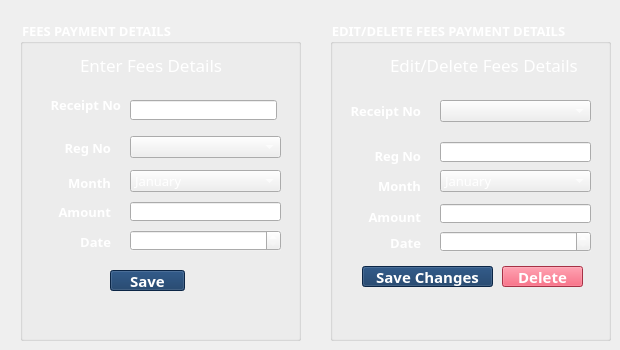
    <widget class="QWidget" name="tab_7">
     <attribute name="title">
      <string>Fees</string>
     </attribute>
     <widget class="QGroupBox" name="groupBox_5">
      <property name="geometry">
       <rect>
        <x>20</x>
        <y>20</y>
        <width>281</width>
        <height>321</height>
       </rect>
      </property>
      <property name="font">
       <font>
        <family>Poppins Black</family>
        <pointsize>10</pointsize>
        <weight>75</weight>
        <bold>true</bold>
       </font>
      </property>
      <property name="styleSheet">
       <string notr="true">color: rgb(255, 255, 255);</string>
      </property>
      <property name="title">
       <string>FEES PAYMENT DETAILS</string>
      </property>
      <widget class="QLabel" name="label_53">
       <property name="geometry">
        <rect>
         <x>10</x>
         <y>20</y>
         <width>41</width>
         <height>41</height>
        </rect>
       </property>
       <property name="text">
        <string/>
       </property>
       <property name="pixmap">
        <pixmap>../src/fees.png</pixmap>
       </property>
       <property name="scaledContents">
        <bool>true</bool>
       </property>
      </widget>
      <widget class="QLabel" name="label_54">
       <property name="geometry">
        <rect>
         <x>60</x>
         <y>30</y>
         <width>201</width>
         <height>29</height>
        </rect>
       </property>
       <property name="font">
        <font>
         <family>Poppins</family>
         <pointsize>13</pointsize>
         <weight>50</weight>
         <italic>false</italic>
         <bold>false</bold>
         <kerning>true</kerning>
        </font>
       </property>
       <property name="layoutDirection">
        <enum>Qt::LeftToRight</enum>
       </property>
       <property name="styleSheet">
        <string notr="true">color: rgb(255, 255, 255);</string>
       </property>
       <property name="text">
        <string>Enter Fees Details</string>
       </property>
       <property name="scaledContents">
        <bool>true</bool>
       </property>
       <property name="alignment">
        <set>Qt::AlignLeading|Qt::AlignLeft|Qt::AlignVCenter</set>
       </property>
      </widget>
      <widget class="QComboBox" name="cb51">
       <property name="geometry">
        <rect>
         <x>110</x>
         <y>116</y>
         <width>151</width>
         <height>22</height>
        </rect>
       </property>
       <property name="font">
        <font>
         <family>Poppins SemiBold</family>
         <pointsize>10</pointsize>
        </font>
       </property>
       <property name="styleSheet">
        <string notr="true">color: rgb(255, 255, 255);
gridline-color: rgb(255, 255, 255);
selection-color: rgb(15, 52, 96);
border-color: rgb(255, 255, 255);</string>
       </property>
      </widget>
      <widget class="QLabel" name="label_61">
       <property name="geometry">
        <rect>
         <x>20</x>
         <y>112</y>
         <width>71</width>
         <height>32</height>
        </rect>
       </property>
       <property name="font">
        <font>
         <family>Poppins</family>
         <pointsize>10</pointsize>
         <weight>75</weight>
         <italic>false</italic>
         <bold>true</bold>
         <kerning>true</kerning>
        </font>
       </property>
       <property name="layoutDirection">
        <enum>Qt::LeftToRight</enum>
       </property>
       <property name="styleSheet">
        <string notr="true">color: rgb(255, 255, 255);</string>
       </property>
       <property name="text">
        <string>Reg No</string>
       </property>
       <property name="scaledContents">
        <bool>true</bool>
       </property>
       <property name="alignment">
        <set>Qt::AlignRight|Qt::AlignTrailing|Qt::AlignVCenter</set>
       </property>
       <property name="wordWrap">
        <bool>true</bool>
       </property>
      </widget>
      <widget class="QLabel" name="label_62">
       <property name="geometry">
        <rect>
         <x>10</x>
         <y>64</y>
         <width>91</width>
         <height>41</height>
        </rect>
       </property>
       <property name="font">
        <font>
         <family>Poppins</family>
         <pointsize>10</pointsize>
         <weight>75</weight>
         <italic>false</italic>
         <bold>true</bold>
         <kerning>true</kerning>
        </font>
       </property>
       <property name="layoutDirection">
        <enum>Qt::LeftToRight</enum>
       </property>
       <property name="styleSheet">
        <string notr="true">color: rgb(255, 255, 255);</string>
       </property>
       <property name="text">
        <string>Receipt No</string>
       </property>
       <property name="scaledContents">
        <bool>true</bool>
       </property>
       <property name="alignment">
        <set>Qt::AlignRight|Qt::AlignTrailing|Qt::AlignVCenter</set>
       </property>
       <property name="wordWrap">
        <bool>true</bool>
       </property>
      </widget>
      <widget class="QLineEdit" name="tb51">
       <property name="geometry">
        <rect>
         <x>110</x>
         <y>80</y>
         <width>147</width>
         <height>20</height>
        </rect>
       </property>
       <property name="font">
        <font>
         <family>Poppins Medium</family>
         <pointsize>10</pointsize>
        </font>
       </property>
       <property name="styleSheet">
        <string notr="true">color: rgb(255, 255, 255);</string>
       </property>
       <property name="text">
        <string/>
       </property>
      </widget>
      <widget class="QLabel" name="label_63">
       <property name="geometry">
        <rect>
         <x>10</x>
         <y>153</y>
         <width>81</width>
         <height>20</height>
        </rect>
       </property>
       <property name="font">
        <font>
         <family>Poppins</family>
         <pointsize>10</pointsize>
         <weight>75</weight>
         <italic>false</italic>
         <bold>true</bold>
         <kerning>true</kerning>
        </font>
       </property>
       <property name="layoutDirection">
        <enum>Qt::LeftToRight</enum>
       </property>
       <property name="styleSheet">
        <string notr="true">color: rgb(255, 255, 255);</string>
       </property>
       <property name="text">
        <string>Month</string>
       </property>
       <property name="scaledContents">
        <bool>true</bool>
       </property>
       <property name="alignment">
        <set>Qt::AlignRight|Qt::AlignTrailing|Qt::AlignVCenter</set>
       </property>
      </widget>
      <widget class="QLineEdit" name="tb52">
       <property name="geometry">
        <rect>
         <x>110</x>
         <y>182</y>
         <width>151</width>
         <height>19</height>
        </rect>
       </property>
       <property name="font">
        <font>
         <family>Poppins Medium</family>
         <pointsize>10</pointsize>
        </font>
       </property>
       <property name="styleSheet">
        <string notr="true">color: rgb(255, 255, 255);</string>
       </property>
       <property name="text">
        <string/>
       </property>
      </widget>
      <widget class="QLabel" name="label_64">
       <property name="geometry">
        <rect>
         <x>10</x>
         <y>182</y>
         <width>81</width>
         <height>20</height>
        </rect>
       </property>
       <property name="font">
        <font>
         <family>Poppins</family>
         <pointsize>10</pointsize>
         <weight>75</weight>
         <italic>false</italic>
         <bold>true</bold>
         <kerning>true</kerning>
        </font>
       </property>
       <property name="layoutDirection">
        <enum>Qt::LeftToRight</enum>
       </property>
       <property name="styleSheet">
        <string notr="true">color: rgb(255, 255, 255);</string>
       </property>
       <property name="text">
        <string>Amount</string>
       </property>
       <property name="scaledContents">
        <bool>true</bool>
       </property>
       <property name="alignment">
        <set>Qt::AlignRight|Qt::AlignTrailing|Qt::AlignVCenter</set>
       </property>
      </widget>
      <widget class="QLabel" name="label_65">
       <property name="geometry">
        <rect>
         <x>30</x>
         <y>214</y>
         <width>61</width>
         <height>16</height>
        </rect>
       </property>
       <property name="font">
        <font>
         <family>Poppins</family>
         <pointsize>10</pointsize>
         <weight>75</weight>
         <italic>false</italic>
         <bold>true</bold>
         <kerning>true</kerning>
        </font>
       </property>
       <property name="layoutDirection">
        <enum>Qt::LeftToRight</enum>
       </property>
       <property name="styleSheet">
        <string notr="true">color: rgb(255, 255, 255);</string>
       </property>
       <property name="text">
        <string>Date</string>
       </property>
       <property name="scaledContents">
        <bool>true</bool>
       </property>
       <property name="alignment">
        <set>Qt::AlignRight|Qt::AlignTrailing|Qt::AlignVCenter</set>
       </property>
      </widget>
      <widget class="QPushButton" name="b51">
       <property name="geometry">
        <rect>
         <x>90</x>
         <y>250</y>
         <width>75</width>
         <height>21</height>
        </rect>
       </property>
       <property name="font">
        <font>
         <family>Poppins</family>
         <pointsize>11</pointsize>
         <weight>75</weight>
         <bold>true</bold>
        </font>
       </property>
       <property name="styleSheet">
        <string notr="true">background-color: rgb(15, 52, 96);
color: rgb(255, 255, 255);</string>
       </property>
       <property name="text">
        <string>Save</string>
       </property>
      </widget>
      <widget class="QComboBox" name="cb53">
       <property name="geometry">
        <rect>
         <x>110</x>
         <y>150</y>
         <width>151</width>
         <height>22</height>
        </rect>
       </property>
       <property name="font">
        <font>
         <family>Poppins SemiBold</family>
         <pointsize>10</pointsize>
        </font>
       </property>
       <property name="styleSheet">
        <string notr="true">color: rgb(255, 255, 255);
gridline-color: rgb(255, 255, 255);
selection-color: rgb(15, 52, 96);
border-color: rgb(255, 255, 255);</string>
       </property>
       <item>
        <property name="text">
         <string>January</string>
        </property>
       </item>
       <item>
        <property name="text">
         <string>February</string>
        </property>
       </item>
       <item>
        <property name="text">
         <string>March</string>
        </property>
       </item>
       <item>
        <property name="text">
         <string>April</string>
        </property>
       </item>
       <item>
        <property name="text">
         <string>May</string>
        </property>
       </item>
       <item>
        <property name="text">
         <string>June</string>
        </property>
       </item>
       <item>
        <property name="text">
         <string>July</string>
        </property>
       </item>
       <item>
        <property name="text">
         <string>August</string>
        </property>
       </item>
       <item>
        <property name="text">
         <string>September</string>
        </property>
       </item>
       <item>
        <property name="text">
         <string>October</string>
        </property>
       </item>
       <item>
        <property name="text">
         <string>November</string>
        </property>
       </item>
       <item>
        <property name="text">
         <string>December</string>
        </property>
       </item>
      </widget>
      <widget class="QLabel" name="l51">
       <property name="geometry">
        <rect>
         <x>13</x>
         <y>280</y>
         <width>251</width>
         <height>30</height>
        </rect>
       </property>
       <property name="font">
        <font>
         <family>Poppins</family>
         <pointsize>11</pointsize>
         <weight>75</weight>
         <italic>false</italic>
         <bold>true</bold>
         <kerning>true</kerning>
        </font>
       </property>
       <property name="layoutDirection">
        <enum>Qt::LeftToRight</enum>
       </property>
       <property name="styleSheet">
        <string notr="true">color: rgb(255, 255, 255);</string>
       </property>
       <property name="text">
        <string/>
       </property>
       <property name="scaledContents">
        <bool>true</bool>
       </property>
       <property name="alignment">
        <set>Qt::AlignCenter</set>
       </property>
      </widget>
      <widget class="QDateEdit" name="db51">
       <property name="geometry">
        <rect>
         <x>110</x>
         <y>210</y>
         <width>151</width>
         <height>21</height>
        </rect>
       </property>
       <property name="font">
        <font>
         <pointsize>10</pointsize>
        </font>
       </property>
       <property name="autoFillBackground">
        <bool>true</bool>
       </property>
       <property name="styleSheet">
        <string notr="true"> color: white;</string>
       </property>
      </widget>
     </widget>
     <widget class="QGroupBox" name="groupBox_6">
      <property name="geometry">
       <rect>
        <x>330</x>
        <y>20</y>
        <width>281</width>
        <height>321</height>
       </rect>
      </property>
      <property name="font">
       <font>
        <family>Poppins Black</family>
        <pointsize>10</pointsize>
        <weight>75</weight>
        <bold>true</bold>
       </font>
      </property>
      <property name="styleSheet">
       <string notr="true">color: rgb(255, 255, 255);</string>
      </property>
      <property name="title">
       <string>EDIT/DELETE FEES PAYMENT DETAILS</string>
      </property>
      <widget class="QLabel" name="label_73">
       <property name="geometry">
        <rect>
         <x>10</x>
         <y>20</y>
         <width>41</width>
         <height>41</height>
        </rect>
       </property>
       <property name="text">
        <string/>
       </property>
       <property name="pixmap">
        <pixmap>../src/fees.png</pixmap>
       </property>
       <property name="scaledContents">
        <bool>true</bool>
       </property>
      </widget>
      <widget class="QLabel" name="label_74">
       <property name="geometry">
        <rect>
         <x>60</x>
         <y>30</y>
         <width>201</width>
         <height>29</height>
        </rect>
       </property>
       <property name="font">
        <font>
         <family>Poppins</family>
         <pointsize>13</pointsize>
         <weight>50</weight>
         <italic>false</italic>
         <bold>false</bold>
         <kerning>true</kerning>
        </font>
       </property>
       <property name="layoutDirection">
        <enum>Qt::LeftToRight</enum>
       </property>
       <property name="styleSheet">
        <string notr="true">color: rgb(255, 255, 255);</string>
       </property>
       <property name="text">
        <string>Edit/Delete Fees Details</string>
       </property>
       <property name="scaledContents">
        <bool>true</bool>
       </property>
       <property name="alignment">
        <set>Qt::AlignLeading|Qt::AlignLeft|Qt::AlignVCenter</set>
       </property>
      </widget>
      <widget class="QComboBox" name="cb52">
       <property name="geometry">
        <rect>
         <x>110</x>
         <y>80</y>
         <width>151</width>
         <height>22</height>
        </rect>
       </property>
       <property name="font">
        <font>
         <family>Poppins SemiBold</family>
         <pointsize>10</pointsize>
        </font>
       </property>
       <property name="styleSheet">
        <string notr="true">color: rgb(255, 255, 255);
gridline-color: rgb(255, 255, 255);
selection-color: rgb(15, 52, 96);
border-color: rgb(255, 255, 255);</string>
       </property>
      </widget>
      <widget class="QLineEdit" name="tb53">
       <property name="geometry">
        <rect>
         <x>110</x>
         <y>122</y>
         <width>151</width>
         <height>20</height>
        </rect>
       </property>
       <property name="font">
        <font>
         <family>Poppins Medium</family>
         <pointsize>10</pointsize>
        </font>
       </property>
       <property name="styleSheet">
        <string notr="true">color: rgb(255, 255, 255);</string>
       </property>
       <property name="text">
        <string/>
       </property>
      </widget>
      <widget class="QLabel" name="label_77">
       <property name="geometry">
        <rect>
         <x>10</x>
         <y>156</y>
         <width>81</width>
         <height>19</height>
        </rect>
       </property>
       <property name="font">
        <font>
         <family>Poppins</family>
         <pointsize>10</pointsize>
         <weight>75</weight>
         <italic>false</italic>
         <bold>true</bold>
         <kerning>true</kerning>
        </font>
       </property>
       <property name="layoutDirection">
        <enum>Qt::LeftToRight</enum>
       </property>
       <property name="styleSheet">
        <string notr="true">color: rgb(255, 255, 255);</string>
       </property>
       <property name="text">
        <string>Month</string>
       </property>
       <property name="scaledContents">
        <bool>true</bool>
       </property>
       <property name="alignment">
        <set>Qt::AlignRight|Qt::AlignTrailing|Qt::AlignVCenter</set>
       </property>
      </widget>
      <widget class="QLineEdit" name="tb54">
       <property name="geometry">
        <rect>
         <x>110</x>
         <y>184</y>
         <width>151</width>
         <height>19</height>
        </rect>
       </property>
       <property name="font">
        <font>
         <family>Poppins Medium</family>
         <pointsize>10</pointsize>
        </font>
       </property>
       <property name="styleSheet">
        <string notr="true">color: rgb(255, 255, 255);</string>
       </property>
       <property name="text">
        <string/>
       </property>
      </widget>
      <widget class="QLabel" name="label_78">
       <property name="geometry">
        <rect>
         <x>10</x>
         <y>188</y>
         <width>81</width>
         <height>18</height>
        </rect>
       </property>
       <property name="font">
        <font>
         <family>Poppins</family>
         <pointsize>10</pointsize>
         <weight>75</weight>
         <italic>false</italic>
         <bold>true</bold>
         <kerning>true</kerning>
        </font>
       </property>
       <property name="layoutDirection">
        <enum>Qt::LeftToRight</enum>
       </property>
       <property name="styleSheet">
        <string notr="true">color: rgb(255, 255, 255);</string>
       </property>
       <property name="text">
        <string>Amount</string>
       </property>
       <property name="scaledContents">
        <bool>true</bool>
       </property>
       <property name="alignment">
        <set>Qt::AlignRight|Qt::AlignTrailing|Qt::AlignVCenter</set>
       </property>
      </widget>
      <widget class="QLabel" name="label_79">
       <property name="geometry">
        <rect>
         <x>30</x>
         <y>214</y>
         <width>61</width>
         <height>18</height>
        </rect>
       </property>
       <property name="font">
        <font>
         <family>Poppins</family>
         <pointsize>10</pointsize>
         <weight>75</weight>
         <italic>false</italic>
         <bold>true</bold>
         <kerning>true</kerning>
        </font>
       </property>
       <property name="layoutDirection">
        <enum>Qt::LeftToRight</enum>
       </property>
       <property name="styleSheet">
        <string notr="true">color: rgb(255, 255, 255);</string>
       </property>
       <property name="text">
        <string>Date</string>
       </property>
       <property name="scaledContents">
        <bool>true</bool>
       </property>
       <property name="alignment">
        <set>Qt::AlignRight|Qt::AlignTrailing|Qt::AlignVCenter</set>
       </property>
      </widget>
      <widget class="QLabel" name="label_76">
       <property name="geometry">
        <rect>
         <x>20</x>
         <y>70</y>
         <width>71</width>
         <height>41</height>
        </rect>
       </property>
       <property name="font">
        <font>
         <family>Poppins</family>
         <pointsize>10</pointsize>
         <weight>75</weight>
         <italic>false</italic>
         <bold>true</bold>
         <kerning>true</kerning>
        </font>
       </property>
       <property name="layoutDirection">
        <enum>Qt::LeftToRight</enum>
       </property>
       <property name="styleSheet">
        <string notr="true">color: rgb(255, 255, 255);</string>
       </property>
       <property name="text">
        <string>Receipt No</string>
       </property>
       <property name="scaledContents">
        <bool>true</bool>
       </property>
       <property name="alignment">
        <set>Qt::AlignRight|Qt::AlignTrailing|Qt::AlignVCenter</set>
       </property>
       <property name="wordWrap">
        <bool>true</bool>
       </property>
      </widget>
      <widget class="QLabel" name="label_75">
       <property name="geometry">
        <rect>
         <x>10</x>
         <y>120</y>
         <width>81</width>
         <height>31</height>
        </rect>
       </property>
       <property name="font">
        <font>
         <family>Poppins</family>
         <pointsize>10</pointsize>
         <weight>75</weight>
         <italic>false</italic>
         <bold>true</bold>
         <kerning>true</kerning>
        </font>
       </property>
       <property name="layoutDirection">
        <enum>Qt::LeftToRight</enum>
       </property>
       <property name="styleSheet">
        <string notr="true">color: rgb(255, 255, 255);</string>
       </property>
       <property name="text">
        <string>Reg No</string>
       </property>
       <property name="scaledContents">
        <bool>true</bool>
       </property>
       <property name="alignment">
        <set>Qt::AlignRight|Qt::AlignTrailing|Qt::AlignVCenter</set>
       </property>
       <property name="wordWrap">
        <bool>true</bool>
       </property>
      </widget>
      <widget class="QPushButton" name="b52">
       <property name="geometry">
        <rect>
         <x>32</x>
         <y>246</y>
         <width>131</width>
         <height>21</height>
        </rect>
       </property>
       <property name="font">
        <font>
         <family>Poppins</family>
         <pointsize>11</pointsize>
         <weight>75</weight>
         <bold>true</bold>
        </font>
       </property>
       <property name="styleSheet">
        <string notr="true">background-color: rgb(15, 52, 96);
color: rgb(255, 255, 255);</string>
       </property>
       <property name="text">
        <string>Save Changes</string>
       </property>
      </widget>
      <widget class="QPushButton" name="b53">
       <property name="geometry">
        <rect>
         <x>172</x>
         <y>246</y>
         <width>81</width>
         <height>21</height>
        </rect>
       </property>
       <property name="font">
        <font>
         <family>Poppins</family>
         <pointsize>11</pointsize>
         <weight>75</weight>
         <bold>true</bold>
        </font>
       </property>
       <property name="styleSheet">
        <string notr="true">background-color: rgb(233, 69, 96);
color: rgb(255, 255, 255);</string>
       </property>
       <property name="text">
        <string>Delete</string>
       </property>
      </widget>
      <widget class="QComboBox" name="cb54">
       <property name="geometry">
        <rect>
         <x>110</x>
         <y>150</y>
         <width>151</width>
         <height>22</height>
        </rect>
       </property>
       <property name="font">
        <font>
         <family>Poppins SemiBold</family>
         <pointsize>10</pointsize>
        </font>
       </property>
       <property name="styleSheet">
        <string notr="true">color: rgb(255, 255, 255);
gridline-color: rgb(255, 255, 255);
selection-color: rgb(15, 52, 96);
border-color: rgb(255, 255, 255);</string>
       </property>
       <item>
        <property name="text">
         <string>January</string>
        </property>
       </item>
       <item>
        <property name="text">
         <string>February</string>
        </property>
       </item>
       <item>
        <property name="text">
         <string>March</string>
        </property>
       </item>
       <item>
        <property name="text">
         <string>April</string>
        </property>
       </item>
       <item>
        <property name="text">
         <string>May</string>
        </property>
       </item>
       <item>
        <property name="text">
         <string>June</string>
        </property>
       </item>
       <item>
        <property name="text">
         <string>July</string>
        </property>
       </item>
       <item>
        <property name="text">
         <string>August</string>
        </property>
       </item>
       <item>
        <property name="text">
         <string>September</string>
        </property>
       </item>
       <item>
        <property name="text">
         <string>October</string>
        </property>
       </item>
       <item>
        <property name="text">
         <string>November</string>
        </property>
       </item>
       <item>
        <property name="text">
         <string>December</string>
        </property>
       </item>
      </widget>
      <widget class="QLabel" name="l52">
       <property name="geometry">
        <rect>
         <x>16</x>
         <y>280</y>
         <width>251</width>
         <height>30</height>
        </rect>
       </property>
       <property name="font">
        <font>
         <family>Poppins</family>
         <pointsize>11</pointsize>
         <weight>75</weight>
         <italic>false</italic>
         <bold>true</bold>
         <kerning>true</kerning>
        </font>
       </property>
       <property name="layoutDirection">
        <enum>Qt::LeftToRight</enum>
       </property>
       <property name="styleSheet">
        <string notr="true">color: rgb(255, 255, 255);</string>
       </property>
       <property name="text">
        <string/>
       </property>
       <property name="scaledContents">
        <bool>true</bool>
       </property>
       <property name="alignment">
        <set>Qt::AlignCenter</set>
       </property>
      </widget>
      <widget class="QDateEdit" name="db52">
       <property name="geometry">
        <rect>
         <x>110</x>
         <y>211</y>
         <width>151</width>
         <height>21</height>
        </rect>
       </property>
       <property name="font">
        <font>
         <pointsize>10</pointsize>
        </font>
       </property>
       <property name="autoFillBackground">
        <bool>true</bool>
       </property>
       <property name="styleSheet">
        <string notr="true"> color: white;</string>
       </property>
      </widget>
     </widget>
    </widget>
